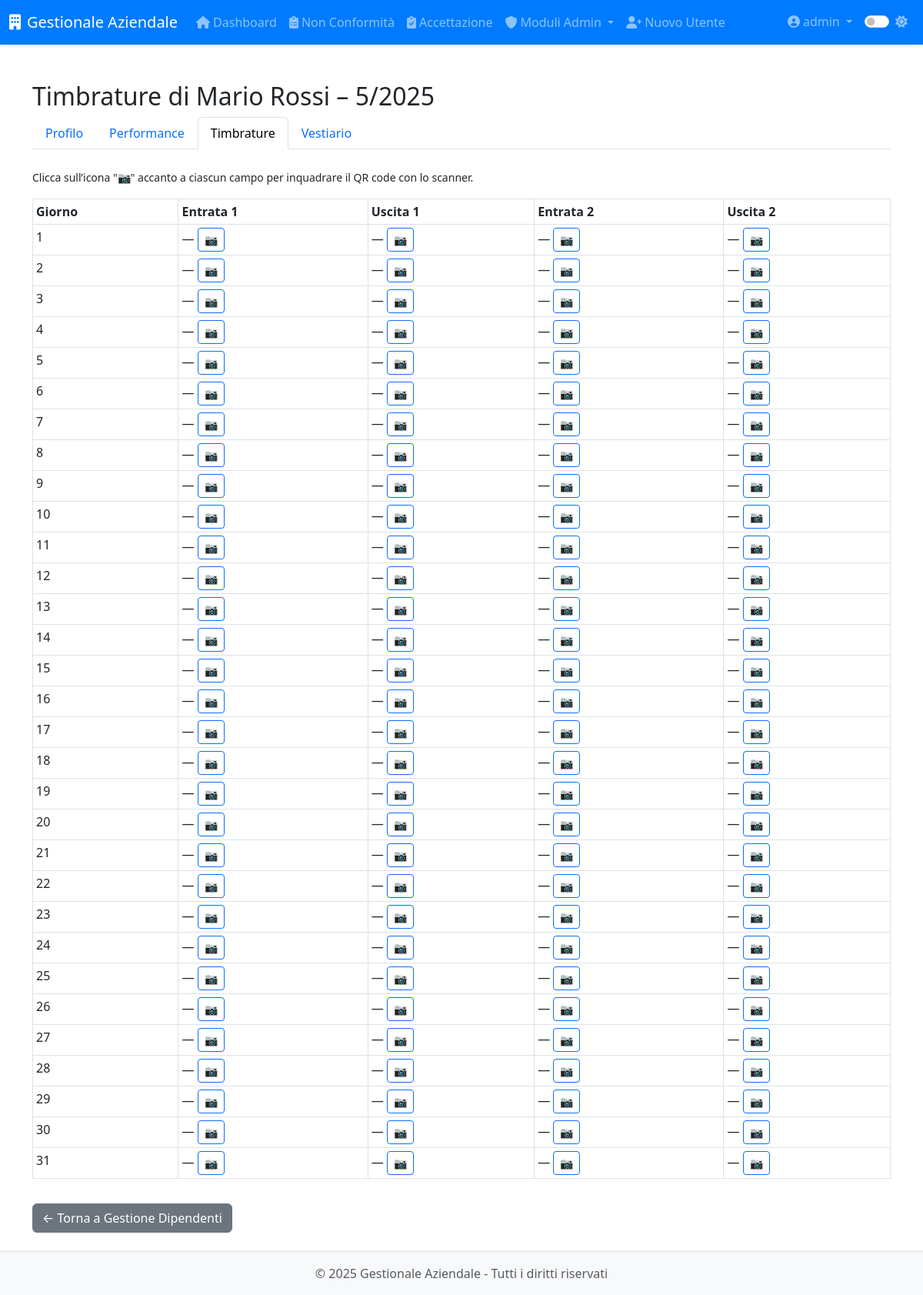
The app's page /modulo8/modulo8/timbrature/1/mese/2025/5 (signed in) with its own data.
### app/models.py (models this page shows, shortened)
class User(UserMixin, db.Model):
    __tablename__ = 'users'
    id = db.Column(db.Integer, primary_key=True)
    username = db.Column(db.String(64), unique=True, nullable=False, index=True)
    email = db.Column(db.String(120))
    password_hash = db.Column(db.String(128), nullable=False)
    role = db.Column(db.String(20), default='operatore')  # 'operatore' o 'admin'
    created_at = db.Column(db.DateTime, default=datetime.utcnow)
    last_login = db.Column(db.DateTime)
    is_active = db.Column(db.Boolean, default=True)
    modulo1_entries = db.relationship('Modulo1Entry',
                               backref='author',
                               lazy='dynamic',
                               foreign_keys='Modulo1Entry.user_id')
    modulo5_entries = db.relationship('Modulo5Entry',
                               backref='author',
                               lazy='dynamic',
                               foreign_keys='Modulo5Entry.user_id')
    def is_admin(self):
        return self.role == 'admin'

class Dipendente(db.Model):
    __tablename__ = 'dipendente'
    id = db.Column(db.Integer, primary_key=True)
    nome = db.Column(db.String(100), nullable=False)
    cognome = db.Column(db.String(100), nullable=False)
    data_nascita = db.Column(db.Date, nullable=False)
    luogo_nascita = db.Column(db.String(100), nullable=False)
    provincia_nascita = db.Column(db.String(2), nullable=False)
    codice_fiscale = db.Column(db.String(16))
    email = db.Column(db.String(120))
    telefono = db.Column(db.String(20))
    matricola = db.Column(db.String(20), unique=True)
    reparto = db.Column(db.String(100))
    ruolo = db.Column(db.String(100))
    data_assunzione_somministrazione = db.Column(db.Date)
    agenzia_somministrazione = db.Column(db.String(100))
    data_assunzione_indeterminato = db.Column(db.Date)
    legge_104 = db.Column(db.Boolean, default=False)
    donatore_avis = db.Column(db.Boolean, default=False)
    indirizzo_residenza = db.Column(db.String(200))
    citta_residenza = db.Column(db.String(100))
    provincia_residenza = db.Column(db.String(2))
    cap_residenza = db.Column(db.String(5))
    data_cessazione = db.Column(db.Date)
    note = db.Column(db.Text)
    archiviato = db.Column(db.Boolean, default=False)
    created_by_id = db.Column(db.Integer, db.ForeignKey('users.id'))
    created_by = db.relationship('User', backref='dipendenti_creati')
    competenze = db.relationship('Competenza',
                               secondary='dipendente_competenza',
                               backref=db.backref('dipendenti', lazy='dynamic'))
    competenze_associate = db.relationship('DipendenteCompetenza',
                                         back_populates='dipendente',
                                         overlaps="competenze,dipendenti")
    vestiario = db.relationship('Inventory',
                              secondary='prelievi_vestiario',
                              backref='dipendenti')
    performance = db.relationship('Performance', back_populates='dipendente', cascade='all, delete-orphan')
    partecipazioni_corsi = db.relationship('PartecipazioneCorso', backref='dipendente', lazy=True)
    corsi_sicurezza = db.relationship('CorsoSicurezza', secondary='dipendente_corso_sicurezza',
                                    backref=db.backref('dipendenti', lazy=True))

### app/routes/modulo8.py (the view)
@modulo8.route(
    '/modulo8/timbrature/<int:dip_id>/mese/<int:anno>/<int:mese>',
    endpoint='timbrature_mese'
)
@login_required
@admin_required
def timbrature_mese(dip_id, anno, mese):
    dip = Dipendente.query.get_or_404(dip_id)
    _, num_giorni = monthrange(anno, mese)
    giorni = list(range(1, num_giorni + 1))
    inizio = datetime(anno, mese, 1)
    fine  = datetime(anno, mese, num_giorni, 23, 59, 59)
    timb = (Timbratura.query
            .filter(Timbratura.dipendente_id == dip_id)
            .filter(Timbratura.timestamp.between(inizio, fine))
            .all())
    timbrature_map = {}
    for t in timb:
        g = t.timestamp.day
        if g not in timbrature_map:
            timbrature_map[g] = {}
        timbrature_map[g][t.tipo] = t.timestamp.strftime('%H:%M')
    return render_template(
        'modulo8/timbrature_mese.html',
        dip=dip,
        anno=anno,
        mese=mese,
        giorni=giorni,
        timbrature_map=timbrature_map,
        now=datetime.utcnow()
    )

### app/models.py (called while the page is built)
@login_manager.user_loader
def load_user(id):
    return User.query.get(int(id))

### app/utils.py (called while the page is built)
def admin_required(f):
    @wraps(f)
    def decorated_function(*args, **kwargs):
        if not current_user.is_authenticated or not current_user.is_admin():
            abort(403)  # Accesso negato
        return f(*args, **kwargs)
    return decorated_function

### app/templates/modulo8/timbrature_mese.html (shortened to what this page needs)
{% extends 'base.html' %}
{% block content %}
<div class="module-timbrature">
  <h2>Timbrature di {{ dip.nome }} {{ dip.cognome }} – {{ mese }}/{{ anno }}</h2>
  <ul class="nav nav-tabs mb-4">
    <li class="nav-item">
      <a class="nav-link" href="{{ url_for('modulo8.visualizza_dipendente', id=dip.id) }}">Profilo</a>
    </li>
    <li class="nav-item">
      <a class="nav-link" href="{{ url_for('modulo8.performance', id=dip.id) }}">Performance</a>
    </li>
    <li class="nav-item">
      <a class="nav-link active" href="{{ url_for('modulo8.timbrature_mese', dip_id=dip.id, anno=anno, mese=mese) }}">Timbrature</a>
    </li>
    <li class="nav-item">
      <a class="nav-link" href="{{ url_for('modulo8.vestiario_dipendente', id=dip.id) }}">Vestiario</a>
    </li>
  </ul>
  <p>
    <small>
      Clicca sull’icona &quot;📷&quot; accanto a ciascun campo per inquadrare il QR code con lo scanner.
    </small>
  </p>
  <table class="table table-bordered table-sm">
    <thead class="thead-light">
      <tr>
        <th>Giorno</th>
        <th>Entrata 1</th>
        <th>Uscita 1</th>
        <th>Entrata 2</th>
        <th>Uscita 2</th>
      </tr>
    </thead>
    <tbody>
      {% for giorno in giorni %}
      <tr>
        <td>{{ giorno }}</td>
        {% for tipo in ['entrata1','uscita1','entrata2','uscita2'] %}
        <td id="cell-{{ giorno }}-{{ tipo }}">
          {{ timbrature_map.get(giorno, {}).get(tipo) or '—' }}
          <button
            class="btn btn-sm btn-outline-primary scan-btn"
            data-dip-id="{{ dip.id }}"
            data-giorno="{{ giorno }}"
            data-tipo="{{ tipo }}"
            title="Timbra {{ tipo }}"
          >📷</button>
        </td>
        {% endfor %}
      </tr>
      {% endfor %}
    </tbody>
  </table>
  <a href="{{ url_for('modulo8.dipendenti') }}" class="btn btn-secondary mt-3">← Torna a Gestione Dipendenti</a>
</div>
{% endblock %}

### app/templates/base.html (shortened to what this page needs)
<!DOCTYPE html>
<html lang="it">
<head>
    <link href="https://cdn.jsdelivr.net/npm/bootstrap@5.3.0-alpha1/dist/css/bootstrap.min.css" rel="stylesheet">
    <link rel="stylesheet" href="https://cdnjs.cloudflare.com/ajax/libs/font-awesome/6.0.0/css/all.min.css">
    <link id="theme-style" rel="stylesheet" href="{{ url_for('static', filename='css/theme-' + theme + '.css') }}">
    <link rel="stylesheet" href="{{ url_for('static', filename='css/style.css') }}">
    <link rel="stylesheet" href="{{ url_for('static', filename='css/modulo8.css') }}">
</head>
<body>
    <header class="navbar navbar-expand-lg navbar-dark bg-primary sticky-top shadow-sm">
        <div class="container-fluid">
            <a class="navbar-brand" href="{{ url_for('dashboard.index') }}">
                <i class="fas fa-building me-2"></i>{{ app_name }}
            </a>
            <div class="collapse navbar-collapse" id="navbarMain">
                {% if current_user.is_authenticated %}
                <ul class="navbar-nav me-auto">
                    <li class="nav-item">
                        <a class="nav-link" href="{{ url_for('dashboard.index') }}">
                            <i class="fas fa-home me-1"></i>Dashboard
                        </a>
                    </li>
                    <li class="nav-item">
                        <a class="nav-link" href="{{ url_for('modulo1.index') }}">
                            <i class="fas fa-clipboard-list me-1"></i>Non Conformità
                        </a>
                    </li>
                    <li class="nav-item">
                        <a class="nav-link" href="{{ url_for('modulo5.index') }}">
                            <i class="fas fa-clipboard-check me-1"></i>Accettazione
                        </a>
                    </li>
                    {% if current_user.is_admin() %}
                    <li class="nav-item dropdown">
                        <a class="nav-link dropdown-toggle" href="#" id="adminModulesDropdown" data-bs-toggle="dropdown">
                            <i class="fas fa-shield-alt me-1"></i>Moduli Admin
                        </a>
                    </li>
                    <li class="nav-item">
                        <a class="nav-link" href="{{ url_for('auth.register') }}">
                            <i class="fas fa-user-plus me-1"></i>Nuovo Utente
                        </a>
                    </li>
                    {% endif %}
                </ul>
                <ul class="navbar-nav ms-auto">
                    <li class="nav-item dropdown">
                        <a class="nav-link dropdown-toggle" href="#" id="userDropdown" data-bs-toggle="dropdown">
                            <i class="fas fa-user-circle me-1"></i>{{ current_user.username }}
                        </a>
                    </li>
                    <li class="nav-item">
                        <div class="nav-link">
                            <div class="form-check form-switch">
                                <input class="form-check-input" type="checkbox" id="darkModeToggle" {% if theme == 'dark' %}checked{% endif %}>
                                <label class="form-check-label" for="darkModeToggle">
                                    <i id="theme-icon" class="fas {% if theme == 'dark' %}fa-moon{% else %}fa-sun{% endif %}"></i>
                                </label>
                            </div>
                        </div>
                    </li>
                </ul>
                {% endif %}
            </div>
        </div>
    </header>
    <main class="container py-4">
        {% block content %}{% endblock %}
    </main>
    <footer class="footer mt-auto py-3 bg-light">
        <div class="container text-center">
            <span class="text-muted">&copy; {{ current_year }} {{ app_name }} - Tutti i diritti riservati</span>
        </div>
    </footer>
</body>
</html>

### app/static/css/theme-light.css (style rules this page uses)
:root { --primary-color: #007bff; --secondary-color: #6c757d; --bg-color: #ffffff; --text-color: #212529; --border-color: #dee2e6; --hover-bg: #f8f9fa; --card-bg: #ffffff; --card-border: #e9ecef; --input-bg: #ffffff; --input-border: #ced4da; --footer-bg: #f8f9fa; --footer-text: #6c757d; }
body { background-color: var(--bg-color); color: var(--text-color); transition: all 0.3s ease; }
.navbar-dark { background-color: var(--primary-color) !important; }
.footer { background-color: var(--footer-bg) !important; color: var(--footer-text); border-top: 1px solid var(--border-color); }
.table { color: var(--text-color); }

### app/static/css/style.css (style rules this page uses)
body { display: flex; flex-direction: column; min-height: 100vh; }
main { flex: 1; }

### records on screen
User: username "admin"
Dipendente: nome "Mario", cognome "Rossi"

### other values on screen
{{ app_name }} "Gestionale Aziendale"
{{ mese }} "5"
{{ anno }} "2025"
{{ giorno }} "1" "2" "3" "4" "5" "6" "7" "8" "9" "10" "11" "12" "13" "14" "15" "16" "17" "18" "19" "20" "21" "22" "23" "24" "25" "26" "27" "28" "29" "30" "31"
{{ timbrature_map.get(giorno, {}).get(tipo) or '—' }} "—" "—" "—" "—" "—" "—" "—" "—" "—" "—" "—" "—" "—" "—" "—" "—" "—" "—" "—" "—" "—" "—" "—" "—" "—" "—" "—" "—" "—" "—" "—" "—" "—" "—" "—" "—" "—" "—" "—" "—" "—" "—" "—" "—" "—" "—" "—" "—" "—" "—" "—" "—" "—" "—" "—" "—" "—" "—" "—" "—" "—" "—" "—" "—" "—" "—" "—" "—" "—" "—" "—" "—" "—" "—" "—" "—" "—" "—" "—" "—" "—" "—" "—" "—" "—" "—" "—" "—" "—" "—" "—" "—" "—" "—" "—" "—" "—" "—" "—" "—" "—" "—" "—" "—" "—" "—" "—" "—" "—" "—" "—" "—" "—" "—" "—" "—" "—" "—" "—" "—" "—" "—" "—" "—"
